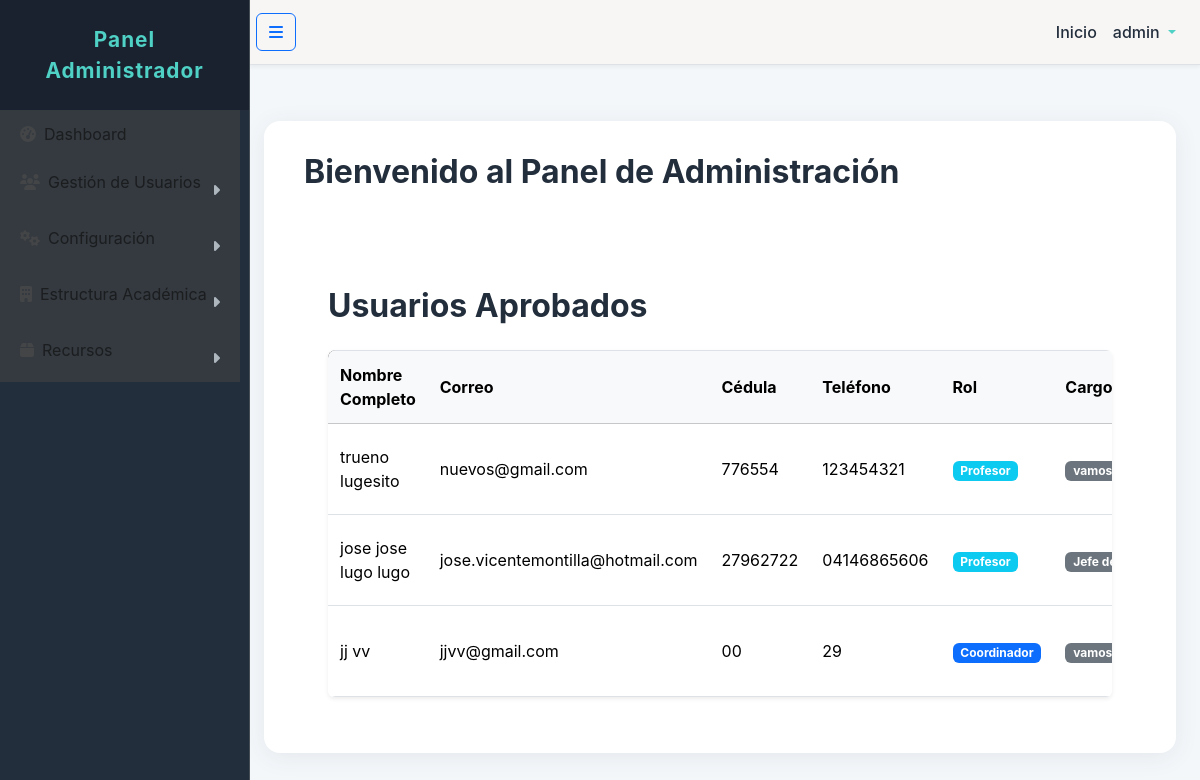
/administrador/usuarios_aprobados/ (signed in), run on the app's committed database.
### accounts/models.py (models this page shows, shortened)
class Usuario(AbstractUser):
    ROLES = [
        ('admin', 'Administrador'),
        ('coordinador', 'Coordinador'),
        ('profesor', 'Profesor'),
        ('operativo', 'Operativo'),
        ('super_admin', 'Super Administrador'),
    ]
    rol = models.CharField("Rol del Sistema", max_length=20, choices=ROLES, default='profesor')
    cargo = models.ForeignKey(
        Cargo,
        on_delete=models.SET_NULL, # Si el Cargo se borra, este campo se pone a NULL
        null=True,
        blank=True,
        related_name='usuarios_con_este_cargo',
        verbose_name="Tipo de Cargo"
    )
    departamento_asignado = models.ForeignKey(
        Departamento,
        on_delete=models.SET_NULL,
        null=True,
        blank=True,
        related_name='jefes_coordinadores',
        verbose_name="Departamento Asignado (si aplica)"
    )
    carrera_asignada = models.ForeignKey(
        Carrera, # ESTO SIGUE APUNTANDO A TU MODELO CARRERA ACTUALIZADO
        on_delete=models.SET_NULL,
        null=True,
        blank=True,
        related_name='directores_coordinadores',
        verbose_name="Carrera Asignada (si aplica)"
    )
    cedula = models.CharField("Cédula", max_length=20, unique=True, null=True, blank=True)
    telefono_movil = models.CharField("Teléfono Móvil", max_length=15, blank=True, null=True)
    class Meta:
        verbose_name = "Usuario"
        verbose_name_plural = "Usuarios"
    def has_permission(self, permission_name, obj=None):
        if self.is_superuser:
            return True

class Cargo(models.Model):
    nombre = models.CharField(max_length=100, unique=True, verbose_name="Nombre del Cargo")
    descripcion = models.TextField(blank=True, verbose_name="Descripción del Cargo")
    es_jefatura = models.BooleanField(default=False, verbose_name="¿Es un cargo de Jefatura/Dirección?")
    permissions = models.JSONField(
        default=dict, # Por defecto, un diccionario vacío
        blank=True,
        null=True, # Puede ser nulo si no se le asignan permisos explícitamente
        help_text="Permisos granulares asociados a este cargo (formato JSON)."
    )
    class Meta:
        verbose_name = "Cargo"
        verbose_name_plural = "Cargos"
        ordering = ['nombre']

### administrador/views.py (the view)
# urls.py: path('usuarios_aprobados/', views.usuarios_aprobados, name='usuarios_aprobados'),
@login_required
@user_passes_test(lambda u: u.has_permission(PERMISSIONS.MANAGE_USERS))
def usuarios_aprobados(request):
    usuarios = User.objects.exclude(is_superuser=True).order_by('last_name', 'first_name')
    return render(request, 'usuarios_aprobados.html', {'usuarios': usuarios})

### administrador/templates/usuarios_aprobados.html (shortened to what this page needs)
{% extends "panel_administrador.html" %}
{% load static %}
{% load widget_tweaks %}
{% block content_admin_panel %}
<div class="container-fluid mt-5 pt-5">
    <div class="d-flex justify-content-between align-items-center mb-4">
        <h2 class="mb-0">Usuarios Aprobados</h2>
    </div>
    {% if usuarios %}
        <div class="table-responsive bg-white rounded shadow-sm">
            <table class="table table-hover mb-0">
                <thead class="table-light">
                    <tr>
                        <th scope="col">Nombre Completo</th>
                        <th scope="col">Correo</th>
                        <th scope="col">Cédula</th>
                        <th scope="col">Teléfono</th>
                        <th scope="col">Rol</th>
                        <th scope="col">Cargo</th>
                    </tr>
                </thead>
                <tbody>
                    {% for usuario in usuarios %}
                        <tr>
                            <td>{{ usuario.get_full_name }}</td>
                            <td>{{ usuario.email }}</td>
                            <td>{{ usuario.cedula }}</td>
                            <td>{{ usuario.telefono_movil }}</td>
                            <td>
                                <span class="badge {% if usuario.rol == 'super_admin' %}bg-dark{% elif usuario.rol == 'admin' %}bg-danger{% elif usuario.rol == 'coordinador' %}bg-primary{% elif usuario.rol == 'profesor' %}bg-info{% elif usuario.rol == 'operativo' %}bg-warning text-dark{% else %}bg-secondary{% endif %}">
                                    {{ usuario.get_rol_display }}
                                </span>
                            </td>
                            <td>
                                {% if usuario.cargo %}
                                    <span class="badge bg-secondary">{{ usuario.cargo.nombre }}</span>
                                {% else %}
                                    <span class="text-muted fst-italic">No asignado</span>
                                {% endif %}
                            </td>
                        </tr>
                    {% endfor %}
                </tbody>
            </table>
        </div>
    {% else %}
        <div class="alert alert-info text-center">No hay usuarios aprobados.</div>
    {% endif %}
</div>
{% endblock content_admin_panel %}

### templates/panel_administrador.html (shortened to what this page needs)
{% extends 'base.html' %}
{% load static %}
{% block content %}
<div class="d-flex" id="wrapper">
    <div id="sidebar-wrapper">
        <div class="sidebar-heading">Panel Administrador</div>
        <div class="list-group list-group-flush">
            <a href="{% url 'home:panel_principal' %}" class="list-group-item {% if request.resolver_match.url_name == 'panel_principal' %}active{% endif %}">
                <i class="fas fa-tachometer-alt"></i>Dashboard
            </a>
            {% if perms.administrador.manage_usuario %}
            <a href="#submenu-usuarios" data-bs-toggle="collapse" aria-expanded="false" class="list-group-item dropdown-toggle">
                <i class="fas fa-users"></i>Gestión de Usuarios
            </a>
            {% endif %}
            {% if perms.administrador.manage_configuracion_registro or perms.administrador.view_registro_cambios %}
            <a href="#submenu-config" data-bs-toggle="collapse" aria-expanded="false" class="list-group-item dropdown-toggle">
                <i class="fas fa-cogs"></i>Configuración
            </a>
            {% endif %}
            {% if perms.administrador.manage_facultad or perms.administrador.manage_departamento or perms.administrador.manage_carrera %}
            <a href="#submenu-estructura" data-bs-toggle="collapse" aria-expanded="false" class="list-group-item dropdown-toggle">
                <i class="fas fa-building"></i>Estructura Académica
            </a>
            {% endif %}
            {% if perms.administrador.manage_aula or perms.administrador.manage_tipo_aula or perms.administrador.manage_periodo or perms.administrador.manage_cargos %}
            <a href="#submenu-recursos" data-bs-toggle="collapse" aria-expanded="false" class="list-group-item dropdown-toggle">
                <i class="fas fa-box"></i>Recursos
            </a>
            {% endif %}
        </div>
    </div>
    <div id="page-content-wrapper">
        <nav class="navbar navbar-expand-lg navbar-light bg-white border-bottom">
            <button class="btn btn-outline-primary" id="menu-toggle">
                <i class="fas fa-bars"></i>
            </button>
            <div class="collapse navbar-collapse" id="navbarSupportedContent">
                <ul class="navbar-nav ms-auto mt-2 mt-lg-0">
                    <li class="nav-item active">
                        <a class="nav-link" href="#">Inicio</a>
                    </li>
                    <li class="nav-item dropdown">
                        <a class="nav-link dropdown-toggle" href="#" id="navbarDropdown" role="button" data-bs-toggle="dropdown" aria-haspopup="true" aria-expanded="false">
                            {{ request.user.username }}
                        </a>
                    </li>
                </ul>
            </div>
        </nav>
        <div class="container-fluid">
            <div class="card-admin">
                <h2>Bienvenido al Panel de Administración</h2>
                {% block content_admin_panel %}{% endblock content_admin_panel %}
            </div>
        </div>
    </div>
</div>
{% endblock content %}

### accounts/templates/base.html (style rules this page uses)
body { background-color:rgb(200, 206, 214); font-family: 'Inter', sans-serif; }
#wrapper { display: flex; }
#sidebar-wrapper { min-height: 100vh; margin-left: -15rem; transition: margin .25s ease-out; box-shadow: 2px 0 5px rgba(255, 255, 255, 0.1); position: fixed; top: 0; left: 0; width: 15rem; z-index: 1000; background-color:rgb(22, 17, 17); color:rgb(98, 98, 173); border-right: 1px solid #454d55; }
#sidebar-wrapper .sidebar-heading { padding: 0.875rem 1.25rem; font-size: 1.2rem; border-bottom: 1px solidrgb(243, 247, 252); color:rgb(3, 3, 3); font-weight: bold; }
#sidebar-wrapper .list-group { width: 15rem; }
#sidebar-wrapper .list-group-item { background-color: #343a40; color:rgb(27, 29, 31); border: none; padding: 0.75rem 1.25rem; transition: background-color 0.2s ease, color 0.2s ease; }
#sidebar-wrapper .list-group-item i { color:rgb(67, 69, 71); transition: color 0.2s ease; }
#page-content-wrapper { min-width: 100vw; margin-left: 15rem; transition: margin .25s ease-out; padding-left: 0; }
@media (min-width: 768px) { #sidebar-wrapper { margin-left: 0; } }
@media (min-width: 768px) { #page-content-wrapper { min-width: 0; width: 100%; margin-left: 15rem; } }
#page-content-wrapper .navbar { background-color:rgb(248, 245, 245) !important; border-bottom: 1px solid #dee2e6; box-shadow: 0 2px 4px rgba(0,0,0,.05); margin-bottom: 1.5rem; padding: 0.75rem 1rem; }
.container-fluid { padding: 1.5rem; }
.table { border-radius: 0.5rem; overflow: hidden; }
.table thead { background-color:rgb(27, 29, 31); color: #495057; }
.table th, .table td { padding: 0.75rem; vertical-align: middle; border-top: 1px solid #dee2e6; }
.list-group-item.dropdown-toggle::after { float: right; margin-top: .5em; vertical-align: middle; border: none; font-family: "Font Awesome 5 Free"; font-weight: 900; content: "\f0da"; transition: transform .25s ease-out; color: #adb5bd; }

### templates/panel_administrador.html (style rules this page uses)
body { background: #f4f7fa; }
#sidebar-wrapper { min-height: 100vh; background: #232e3c; color: #fff; width: 250px; transition: all 0.3s; }
#sidebar-wrapper .sidebar-heading { padding: 1.5rem 1rem; font-size: 1.3rem; font-weight: bold; background: #1a2230; color: #4fd1c5; letter-spacing: 1px; text-align: center; }
.list-group-item { background: transparent; color: #bfc9da; border: none; font-size: 1rem; transition: background 0.2s, color 0.2s; }
.list-group-item i { color: #4fd1c5; margin-right: 8px; }
.dropdown-toggle::after { color: #4fd1c5; }
#page-content-wrapper { flex: 1; background: #f4f7fa; min-height: 100vh; }
.navbar { background: #fff !important; box-shadow: 0 2px 8px rgba(44,62,80,0.06); border-bottom: 1px solid #e3e6f0; }
.navbar .nav-link, .navbar .navbar-brand { color: #232e3c !important; font-weight: 500; }
.container-fluid { margin-top: 2rem; }
.card-admin { background: #fff; border-radius: 1rem; box-shadow: 0 4px 24px rgba(44,62,80,0.08); padding: 2rem 2.5rem; margin-bottom: 2rem; }
.card-admin h2 { color: #232e3c; font-weight: 700; margin-bottom: 1.5rem; }

### data on the page
Usuario: user.username "admin"
Usuario: get_full_name "trueno lugesito", email "nuevos@gmail.com", cedula "776554", telefono_movil "123454321", rol "Profesor", cargo.nombre "vamos"
Usuario: get_full_name "jose jose lugo lugo", email "jose.vicentemontilla@hotmail.com", cedula "27962722", telefono_movil "04146865606", rol "Profesor", cargo.nombre "Jefe…"
Usuario: get_full_name "jj vv", email "jjvv@gmail.com", cedula "00", telefono_movil "29", rol "Coordinador", cargo.nombre "vamos"
